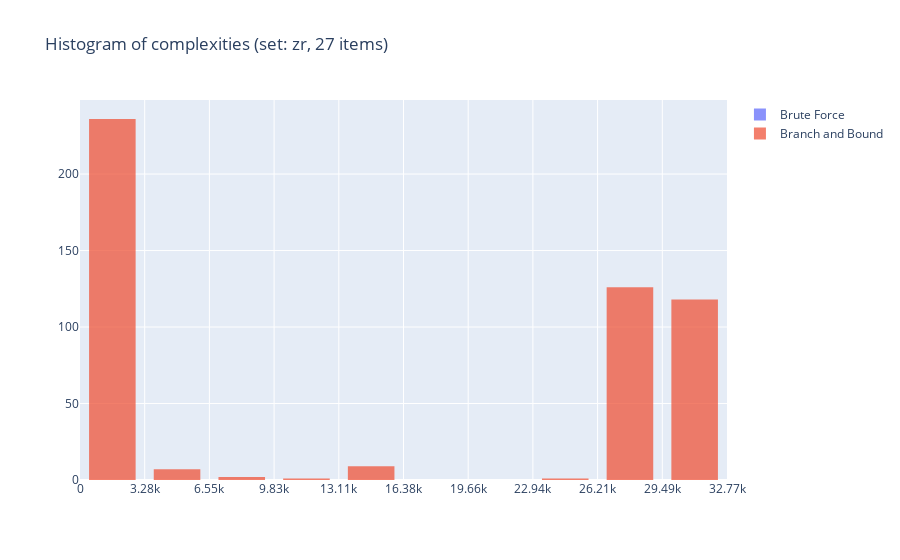

Notebook source saved alongside this figure:
### Code cell
plotHistogram(dfs, "zr", 15, 
    "Histogram of complexities (set: zr, 27 items)",
    "Number of evaluated instances", "complexity"
    )

### Figure 1 — Plotly figure (JSON) as saved in the notebook; plotly's stock layout.template omitted (floating-point values rounded to 4 significant figures; data arrays with more than 128 entries replaced by an {"elided": "..."} marker saying what was removed)
{"data": [{"name": "Brute Force", "opacity": 0.75, "type": "histogram", "x": {"elided": "500 int values"}, "xbins": {"end": 32768, "size": 3277.0, "start": 0}}, {"name": "Branch and Bound", "opacity": 0.75, "type": "histogram", "x": {"elided": "500 int values"}, "xbins": {"end": 32768, "size": 3277.0, "start": 0}}], "layout": {"bargap": 0.2, "bargroupgap": 0.1, "barmode": "overlay", "title": {"text": "Histogram of complexities (set: zr, 27 items)"}, "xaxis": {"dtick": 3277.0, "range": [0, 32768], "showgrid": true, "tick0": 0, "tickmode": "linear"}}}
